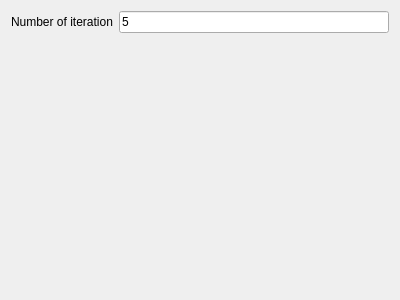
<?xml version="1.0" encoding="UTF-8"?>
<ui version="4.0">
 <class>Form</class>
 <widget class="QWidget" name="Form">
  <property name="geometry">
   <rect>
    <x>0</x>
    <y>0</y>
    <width>400</width>
    <height>300</height>
   </rect>
  </property>
  <property name="windowTitle">
   <string>Form</string>
  </property>
  <layout class="QFormLayout" name="formLayout">
   <item row="0" column="0">
    <widget class="QLabel" name="label">
     <property name="text">
      <string>Number of iteration</string>
     </property>
    </widget>
   </item>
   <item row="0" column="1">
    <widget class="QLineEdit" name="lineEdit">
     <property name="text">
      <string>5</string>
     </property>
    </widget>
   </item>
  </layout>
 </widget>
 <resources/>
 <connections/>
</ui>
